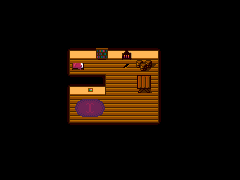

This is a level from a 2D game, rendered from its Tiled map with the project's own tilesets. A one-line summary and the complete map file follow:
An orthogonal 20x15 tile map with 12x12 px tiles, 1 tile layer (Tile Layer 1).

<map version="1.9" tiledversion="1.9.1" orientation="orthogonal" renderorder="right-down" width="20" height="15" tilewidth="12" tileheight="12" infinite="0" nextlayerid="2" nextobjectid="1">
 <tileset firstgid="1" source="tileset.tsx" />
 <layer id="1" name="Tile Layer 1" width="20" height="15">
  <data encoding="csv">
104,104,104,104,104,104,104,104,104,104,104,104,104,104,104,104,104,104,104,104,
104,104,104,104,104,104,104,104,104,104,104,104,104,104,104,104,104,104,104,104,
104,104,104,104,104,104,104,104,104,104,104,104,104,104,104,104,104,104,104,104,
104,104,104,104,104,104,104,104,104,104,104,104,104,104,104,104,104,104,104,104,
104,104,104,104,104,123,124,124,120,124,165,124,124,125,104,104,104,104,104,104,
104,104,104,104,104,142,180,143,143,143,202,199,200,144,104,104,104,104,104,104,
104,104,104,104,104,161,162,162,127,143,143,128,130,144,104,104,104,104,104,104,
104,104,104,104,104,123,124,105,146,143,143,166,168,144,104,104,104,104,104,104,
104,104,104,104,104,142,131,132,133,143,143,143,143,144,104,104,104,104,104,104,
104,104,104,104,104,142,169,170,171,143,143,143,143,144,104,104,104,104,104,104,
104,104,104,104,104,161,162,162,162,162,162,162,162,163,104,104,104,104,104,104,
104,104,104,104,104,104,104,104,104,104,104,104,104,104,104,104,104,104,104,104,
104,104,104,104,104,104,104,104,104,104,104,104,104,104,104,104,104,104,104,104,
104,104,104,104,104,104,104,104,104,104,104,104,104,104,104,104,104,104,104,104,
104,104,104,104,104,104,104,104,104,104,104,104,104,104,104,104,104,104,104,104
</data>
 </layer>
</map>
